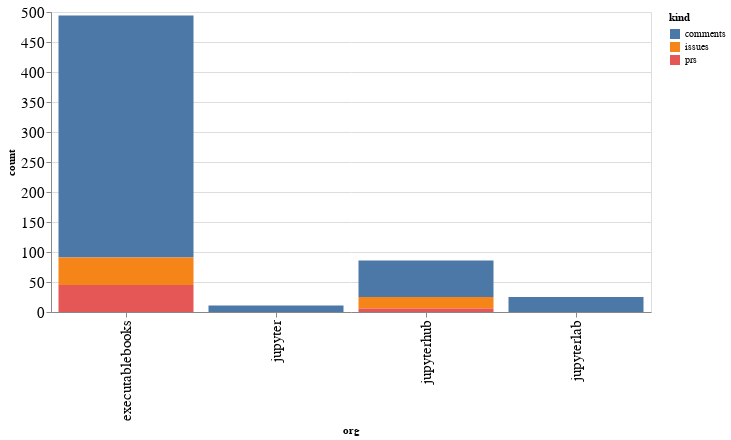

This figure's notebook cell:
### Code cell
alt.Chart(org_summaries, width=600).mark_bar().encode(
    x='org',
    y='count',
    color='kind',
    tooltip="org"
)

### Figure 1 — Vega-Lite specification as saved in the notebook (floating-point values rounded to 4 significant figures)
{"config": {"axisLeft": {"labelFontSize": 15}, "axisBottom": {"labelFontSize": 15}}, "data": {"name": "data-2ad5079ca17fd5b53fa40b466357607e"}, "mark": "bar", "encoding": {"color": {"type": "nominal", "field": "kind"}, "tooltip": {"type": "nominal", "field": "org"}, "x": {"type": "nominal", "field": "org"}, "y": {"type": "quantitative", "field": "count"}}, "width": 600, "$schema": "https://vega.github.io/schema/vega-lite/v4.8.1.json", "datasets": {"data-2ad5079ca17fd5b53fa40b466357607e": [{"org": "executablebooks", "kind": "comments", "count": 403}, {"org": "executablebooks", "kind": "issues", "count": 46}, {"org": "executablebooks", "kind": "prs", "count": 45}, {"org": "jupyter", "kind": "comments", "count": 11}, {"org": "jupyterhub", "kind": "comments", "count": 61}, {"org": "jupyterhub", "kind": "issues", "count": 19}, {"org": "jupyterhub", "kind": "prs", "count": 6}, {"org": "jupyterlab", "kind": "comments", "count": 25}]}}
